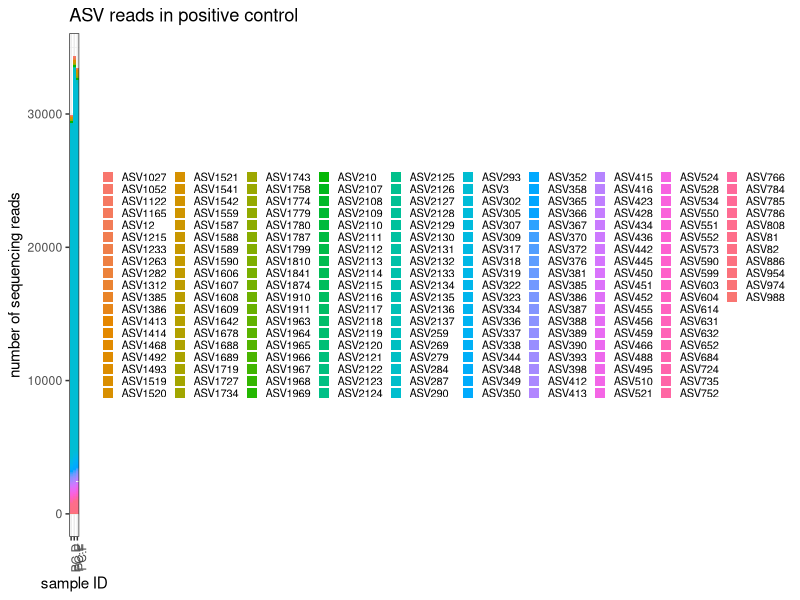
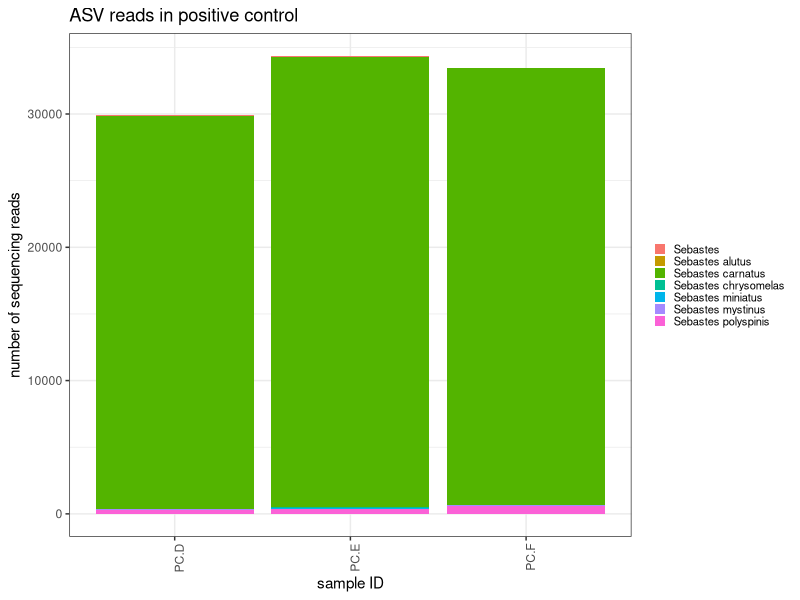
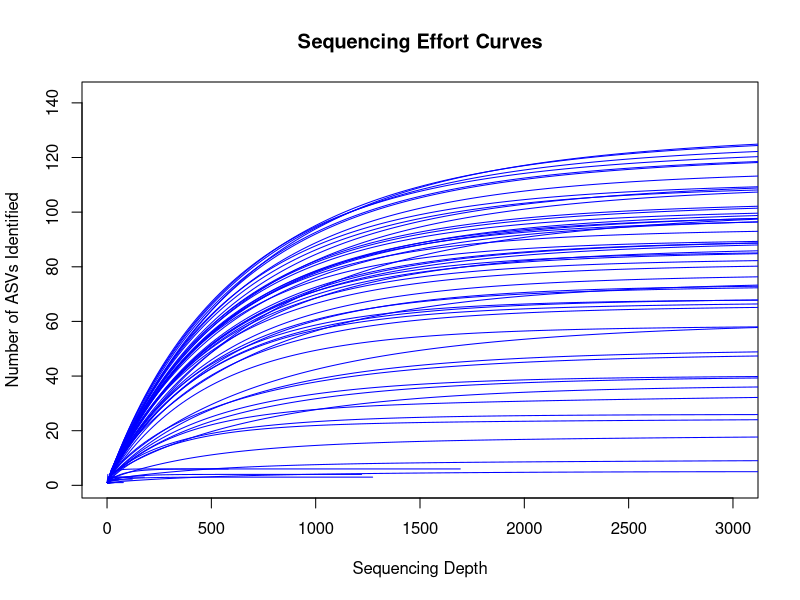

Write the R code that produced these figures, in order. (Note: this script raises an error after producing the figures.)
## ---- chunk 1
library(tidyverse)
library(ggplot2)
library(here)
## ---- chunk 2
## load taxonomic assignments
assignments <- read.csv(here("data", "20260520_rkfish_outputs", "taxonomy_customrkfishdb.csv")) %>% unique() %>% select(!X) %>%
  rename(ASV = qseqid)
## ---- chunk 3
asv_table <- read.csv(here("data", "20260520_rkfish_outputs", "ASVtable.csv")) %>%
  rename(sample_id = X) %>%
  pivot_longer(cols = -1, names_to = "ASV", values_to = "reads") %>%
  filter(reads > 0) %>%
  left_join(assignments, by = "ASV")
## ---- chunk 4
asv_table_filter1 <- asv_table %>%
  filter(!is.na(taxon))

removed_asvs <- anti_join(asv_table, asv_table_filter1) %>%
  group_by(ASV) %>%
  summarize(total_reads = sum(reads)) %>%
  arrange(desc(total_reads))
removed_asvs

#how many ASVs and total reads removed because of no tax assignment? 
nrow(removed_asvs)
sum(removed_asvs$total_reads)
#proportion of reads removed because of no taxonomic assignment
sum(removed_asvs$total_reads)/sum(asv_table$reads)
## ---- chunk 5
track <- read.csv(here("data", "20260520_rkfish_outputs", "track.csv")) %>%
  rename(sample_id = X) #%>%
  #rename(fastq_ID = sample_id) %>% 
  #mutate(sample_id = gsub("-", "_", sample_id))

reads_per_sample <- asv_table_filter1 %>%
  group_by(sample_id) %>%
  summarize(tax_reads = sum(reads))

track <- track %>%
  left_join(reads_per_sample) %>%
  mutate(tax_reads = ifelse(is.na(tax_reads), 0, tax_reads))
## ---- chunk 6
metadata <- read.csv(here("data", "metadata_20260520run.csv")) %>%
  filter(primer == "Rockfish")
## ---- chunk 7
asv_table_filter1 <- asv_table_filter1 %>%
  rename(fastq_ID = sample_id) %>% 
  mutate(fastq_ID = gsub("-", "_", fastq_ID))

asv_table_with_sample_type <- metadata %>%
  dplyr::select(fastq_ID, extraction_ID, replicate, protocol) %>%
  left_join(asv_table_filter1, by = "fastq_ID")
## ---- chunk 8
asv_table_with_sample_type %>%
  filter(reads > 0) %>%
  filter(extraction_ID == "PC") %>%
  ggplot(aes(x=interaction(extraction_ID, replicate), y=reads, fill=ASV)) +
  geom_bar(stat = "identity") + 
    theme_bw() +
  labs(
    y = "number of sequencing reads",
    x = "sample ID",
    title = "ASV reads in positive control") + 
  theme(
    axis.text.x = element_text(angle = 90, hjust = 0.95),
    legend.text = element_text(size = 8),
    legend.key.size = unit(0.3, "cm"),
    legend.position = "right",
    #legend.position = "none",
    legend.title = element_blank()
  )

asv_table_with_sample_type %>%
  filter(reads > 0) %>%
  filter(extraction_ID == "PC") %>%
  ggplot(aes(x=interaction(extraction_ID, replicate), y=reads, fill=taxon)) +
  geom_bar(stat = "identity") + 
    theme_bw() +
  labs(
    y = "number of sequencing reads",
    x = "sample ID",
    title = "ASV reads in positive control") + 
  theme(
    axis.text.x = element_text(angle = 90, hjust = 0.95),
    legend.text = element_text(size = 8),
    legend.key.size = unit(0.3, "cm"),
    legend.position = "right",
    #legend.position = "none",
    legend.title = element_blank()
  )
## ---- chunk 9
prop_asvs_in_positives <- asv_table_with_sample_type %>%
  filter(reads > 0) %>%
  filter(extraction_ID == "PC") %>%
  group_by(extraction_ID, replicate) %>%
  mutate(TotalReadsPerSample = sum(reads)) %>%
  mutate(Prop = reads/TotalReadsPerSample) %>%
  group_by(ASV) %>%
  summarise(max_prop = max(Prop)) %>%
  arrange(desc(max_prop)) 
prop_asvs_in_positives
## ---- chunk 10
indexhop_table <- asv_table_with_sample_type %>%
  group_by(extraction_ID, replicate) %>%
  mutate(TotalReadsPerSample = sum(reads, na.rm = T)) %>%
  left_join(prop_asvs_in_positives, by = c("ASV")) %>%
  mutate(IndexHoppingReads = TotalReadsPerSample*max_prop) %>%
  mutate(IndexHoppingReads = if_else(is.na(IndexHoppingReads), 0, IndexHoppingReads)) %>%
  mutate(IndexHoppingReads = as.integer(IndexHoppingReads)) %>%
  mutate(reads_IndexHop_removed = reads - IndexHoppingReads) %>%
  mutate(reads_IndexHop_removed = if_else(reads_IndexHop_removed < 0, 0, reads_IndexHop_removed))
head(indexhop_table)
## ---- chunk 11
asv_table_filter2 <- indexhop_table %>%
  dplyr::select(!reads) %>%
  dplyr::select(!TotalReadsPerSample) %>%
  dplyr::select(!max_prop) %>%
  dplyr::select(!IndexHoppingReads) %>%
  dplyr::rename(reads = reads_IndexHop_removed)
## ---- chunk 12
asv_table_filter2  %>%
  filter(reads > 0) %>%
  filter(extraction_ID == "NC") 
## ---- chunk 13
library(vegan)

asv_table_wide <- asv_table_filter2 %>%
  select(extraction_ID, replicate, protocol, ASV, reads) %>%
  filter(!is.na(reads)) %>%
  mutate(reads = as.integer(reads)) %>%
  group_by(extraction_ID, replicate, protocol, ASV) %>%
  summarise(reads = sum(reads), .groups = "drop") %>%
  pivot_wider(names_from = ASV, values_from = reads, values_fill = 0)

extraction_ID <- asv_table_wide$extraction_ID

asv_table_wide <- asv_table_wide %>%
  ungroup() %>%
  select(-extraction_ID) %>%
  select(-replicate) %>%
  select(-protocol)

## plots the figure
rarecurve(asv_table_wide, step = 20, col = "blue", label = FALSE, 
          main = "Sequencing Effort Curves",
          xlab = "Sequencing Depth", ylab = "Number of ASVs Identified",
          xlim = c(0,3000))
## ---- chunk 14
read_summary <- asv_table_filter2 %>%
  filter(!is.na(reads)) %>%
  group_by(extraction_ID, replicate, protocol) %>%
  summarize(tot_reads = sum(reads)) %>%
  arrange(desc(tot_reads)) %>%
  group_by(protocol) %>%
  summarize(atleast0 = sum(tot_reads >= 0),
            atleast100 = sum(tot_reads >= 100),
            atleast500 = sum(tot_reads >= 500),
            atleast1k = sum(tot_reads >= 1000),
            atleast2k = sum(tot_reads >= 2000))
read_summary
## ---- chunk 15
asv_table_filter3 <- asv_table_with_sample_type %>%
  group_by(extraction_ID, replicate, protocol) %>%
  mutate(tot_reads = sum(reads)) %>%
  filter(tot_reads >= 1000)
## ---- chunk 16
saveRDS(asv_table_filter3, file = here("data", "20260520_rkfish_decon", "decontaminated_asv_table.RDS"))
## ---- chunk 17
reads_per_sample_decon <- asv_table_filter3 %>%
  group_by(fastq_ID) %>%
  summarize(decon_reads = sum(reads)) 

track <- track %>%
  rename(fastq_ID = sample_id) %>% 
  mutate(fastq_ID = gsub("-", "_", fastq_ID)) %>%
  left_join(reads_per_sample_decon, by = "fastq_ID") %>%
  mutate(decon_reads = ifelse(is.na(decon_reads), 0, decon_reads))

write.csv(track, here("data", "20260520_rkfish_decon", "track.csv"))
